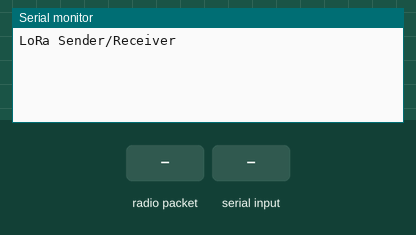
The sketch below on a simulated Arduino Uno, built with avr-gcc and run on an emulated ATmega328P. On the bench: the last lines printed to the serial monitor. Inputs (shaded band) come from the test bench. No radio packets arrive unless stated.

Above: at 1.2 s.
1.3 s: radio packet "REBOOT_SUCCESS" arrives
At 2.0 s:
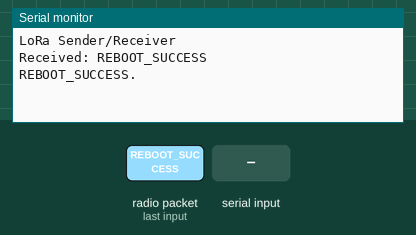
3.0 s: "REBOOT_SUCCESS\n" received over Serial
At 3.4 s:
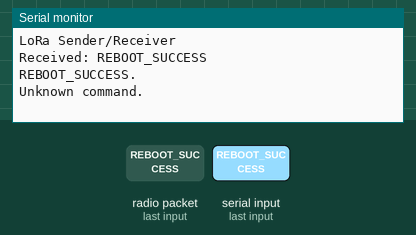
4.5 s: radio packet "Parachute Deployed" arrives
At 5.7 s:
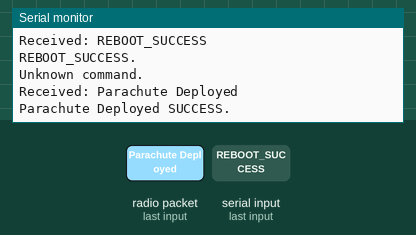
6.0 s: "reboot\n" received over Serial
At 7.0 s:
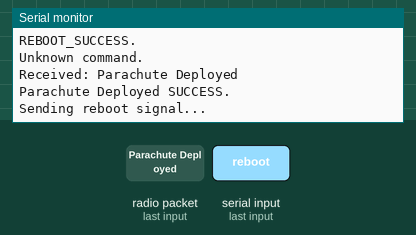
7.5 s: radio packet "reboot" arrives
At 7.9 s:
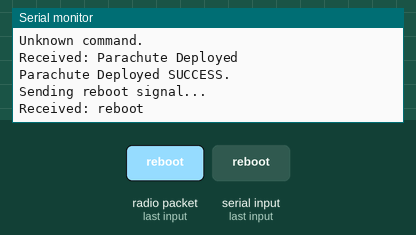
9.0 s: "sos\n" received over Serial
At 10.3 s:
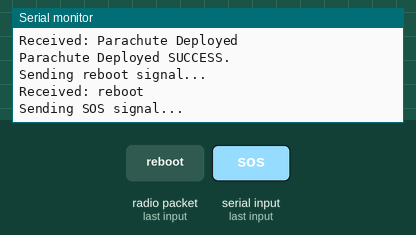

Measured:
- after the input at 1.3 s, the serial monitor: prints a new line after 0.22 s (image 1)
- after the input at 3.0 s, the serial monitor: prints a new line at once (image 2)
- after the input at 4.5 s, the serial monitor: prints a new line at once (image 3)
- after the input at 6.0 s, the serial monitor: prints a new line at once (image 4)
- after the input at 7.5 s, the serial monitor: prints a new line after 0.09 s (image 5)
- after the input at 9.0 s, the serial monitor: prints a new line after 0.09 s (image 6)

The sketch:

remote_ground_systeam.ino
```cpp
#include <SPI.h>
#include <LoRa.h>
#include "LoRa_ground.h"

// 핀 설정 (전역 변수로 정의)
const int csPin = 10;
const int resetPin = 9;
const int irqPin = 2;

// LoRa_ground 객체 생성
LoRa_ground lora(csPin, resetPin, irqPin);

void setup() {
  Serial.begin(9600);
  while (!Serial);

  Serial.println("LoRa Sender/Receiver");

  lora.begin(9209E5); // 주파수 설정
}

void loop() {
  lora.processSerialInput(); // 시리얼 입력 처리

  String received = lora.receiveMessage();
  if (received.length() > 0) {
    Serial.print("Received: ");
    Serial.println(received);

    if (received.equals("REBOOT_SUCCESS")) {
      Serial.println("REBOOT_SUCCESS.");
      // 재부팅 명령 처리 코드 추가 가능
    }
    else if (received.equals("Parachute Deployed")) {
      Serial.println("Parachute Deployed SUCCESS.");
      // SOS 명령 처리 코드 추가 가능
    }
  }

  delay(500);
}
```

LoRa_ground.cpp
```cpp
#include "LoRa_ground.h"

// Constructor implementation
LoRa_ground::LoRa_ground(int cs, int reset, int irq)
  : csPin(cs), resetPin(reset), irqPin(irq) {}

void LoRa_ground::begin(long frequency) {
  LoRa.setPins(csPin, resetPin, irqPin);
  if (!LoRa.begin(frequency)) {
    Serial.println("Starting LoRa failed!");
    while (1);
  }
}

void LoRa_ground::sendMessage(const String &message) {
  LoRa.beginPacket();
  LoRa.print(message);
  LoRa.endPacket();
}

String LoRa_ground::receiveMessage() {
  String received = "";
  int packetSize = LoRa.parsePacket();
  if (packetSize) {
    while (LoRa.available()) {
      received += (char)LoRa.read();
    }
  }
  return received;
}

void LoRa_ground::processSerialInput() {
  if (Serial.available() > 0) {
    String input = Serial.readStringUntil('\n');
    input.trim();

    if (input.equals("reboot") || input.equals("r")) {
      Serial.println("Sending reboot signal...");
      sendMessage("REBOOT");
    }
    else if (input.equals("sos")) {
      Serial.println("Sending SOS signal...");
      sendMessage("SOS");
    }
    else {
      Serial.println("Unknown command.");
    }
  }
}
```

LoRa_ground.h
```cpp
#ifndef LORA_GROUND_H
#define LORA_GROUND_H

#include <SPI.h>
#include <LoRa.h>

class LoRa_ground {
  private:
    const int csPin;
    const int resetPin;
    const int irqPin;

  public:
    LoRa_ground(int cs, int reset, int irq);

    void begin(long frequency);
    void sendMessage(const String &message);
    String receiveMessage();
    void processSerialInput();
};

#endif // LORA_GROUND_H
```
